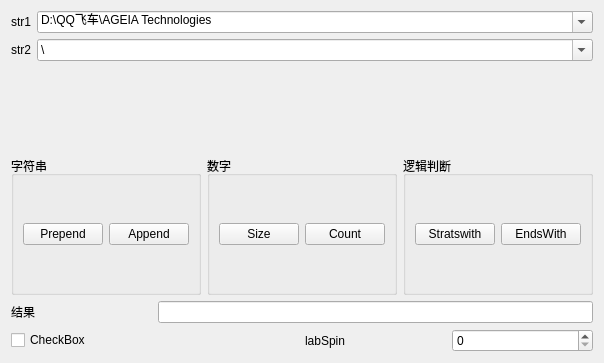
<?xml version="1.0" encoding="UTF-8"?>
<ui version="4.0">
 <class>Widget</class>
 <widget class="QWidget" name="Widget">
  <property name="geometry">
   <rect>
    <x>0</x>
    <y>0</y>
    <width>569</width>
    <height>363</height>
   </rect>
  </property>
  <property name="cursor">
   <cursorShape>IBeamCursor</cursorShape>
  </property>
  <property name="windowTitle">
   <string>Widget</string>
  </property>
  <layout class="QGridLayout" name="gridLayout_3">
   <item row="0" column="0">
    <layout class="QFormLayout" name="formLayout">
     <item row="0" column="0">
      <widget class="QLabel" name="label">
       <property name="text">
        <string>str1</string>
       </property>
      </widget>
     </item>
     <item row="0" column="1">
      <widget class="QComboBox" name="comboBoxStr1">
       <property name="editable">
        <bool>true</bool>
       </property>
       <item>
        <property name="text">
         <string>D:\QQ飞车\AGEIA Technologies</string>
        </property>
       </item>
       <item>
        <property name="text">
         <string>陈萌,010-116321,M,19000101,北京市海淀区苏州街3号大恒科技大厦北座6</string>
        </property>
       </item>
       <item>
        <property name="text">
         <string>F:\C语言\2C语言入门到实战\大数据相关数据\.cpp</string>
        </property>
       </item>
      </widget>
     </item>
     <item row="1" column="0">
      <widget class="QLabel" name="label_2">
       <property name="text">
        <string>str2</string>
       </property>
      </widget>
     </item>
     <item row="1" column="1">
      <widget class="QComboBox" name="comboBoxStr2">
       <property name="editable">
        <bool>true</bool>
       </property>
       <item>
        <property name="text">
         <string>\</string>
        </property>
       </item>
      </widget>
     </item>
    </layout>
   </item>
   <item row="1" column="0">
    <layout class="QGridLayout" name="gridLayout_2">
     <item row="0" column="2">
      <widget class="QGroupBox" name="groupBox_3">
       <property name="title">
        <string>逻辑判断</string>
       </property>
       <layout class="QHBoxLayout" name="horizontalLayout_3">
        <item>
         <widget class="QPushButton" name="btnStartsWith">
          <property name="text">
           <string>Stratswith</string>
          </property>
         </widget>
        </item>
        <item>
         <widget class="QPushButton" name="btnEndswith">
          <property name="text">
           <string>EndsWith</string>
          </property>
         </widget>
        </item>
       </layout>
      </widget>
     </item>
     <item row="0" column="0">
      <widget class="QGroupBox" name="groupBox">
       <property name="title">
        <string>字符串</string>
       </property>
       <layout class="QHBoxLayout" name="horizontalLayout">
        <item>
         <widget class="QPushButton" name="btnPrepend">
          <property name="text">
           <string>Prepend</string>
          </property>
         </widget>
        </item>
        <item>
         <widget class="QPushButton" name="btnAppend">
          <property name="text">
           <string>Append</string>
          </property>
         </widget>
        </item>
       </layout>
      </widget>
     </item>
     <item row="0" column="1">
      <widget class="QGroupBox" name="groupBox_2">
       <property name="title">
        <string>数字</string>
       </property>
       <layout class="QHBoxLayout" name="horizontalLayout_2">
        <item>
         <widget class="QPushButton" name="btnSize">
          <property name="text">
           <string>Size</string>
          </property>
         </widget>
        </item>
        <item>
         <widget class="QPushButton" name="btnCount">
          <property name="text">
           <string>Count</string>
          </property>
         </widget>
        </item>
       </layout>
      </widget>
     </item>
    </layout>
   </item>
   <item row="2" column="0">
    <layout class="QGridLayout" name="gridLayout">
     <item row="0" column="0">
      <widget class="QLabel" name="label_3">
       <property name="text">
        <string>结果</string>
       </property>
      </widget>
     </item>
     <item row="0" column="1" colspan="3">
      <widget class="QLineEdit" name="EditRes"/>
     </item>
     <item row="1" column="0" colspan="2">
      <widget class="QCheckBox" name="checkBox">
       <property name="text">
        <string>CheckBox</string>
       </property>
      </widget>
     </item>
     <item row="1" column="2">
      <widget class="QLabel" name="lableStust">
       <property name="text">
        <string>labSpin</string>
       </property>
      </widget>
     </item>
     <item row="1" column="3">
      <widget class="QSpinBox" name="spinBox">
       <property name="suffix">
        <string/>
       </property>
       <property name="displayIntegerBase">
        <number>10</number>
       </property>
      </widget>
     </item>
    </layout>
   </item>
  </layout>
 </widget>
 <resources/>
 <connections/>
</ui>
